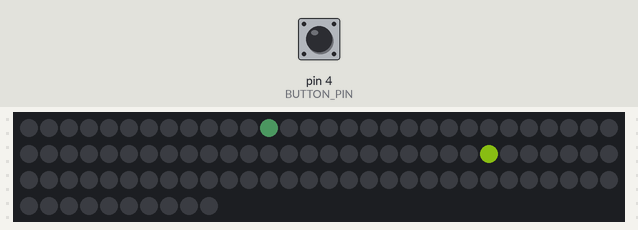
A sketch run on a simulated Arduino Uno, built with avr-gcc and run on an emulated ATmega328P. Parts: 100 RGB LEDs in strip order, left to right, continuing on the next row. Inputs (shaded band) come from the test bench; at power-on: pin 4 (BUTTON_PIN) HIGH. Dim RGB values are drawn brighter than linear; random numbers use the default seed unless the sketch sets one.

Above: at 1.2 s.
1.3 s: pin 4 (BUTTON_PIN) pulled LOW for 0.15 s
2.0 s: pin 4 (BUTTON_PIN) pulled LOW for 1 s
At 2.5 s:
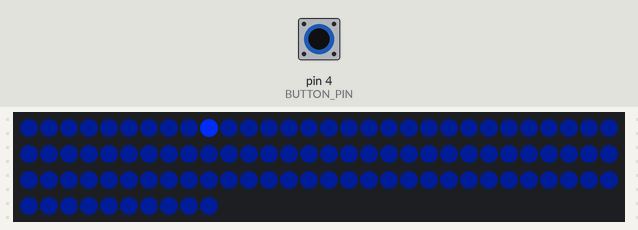
3.6 s: pin 4 (BUTTON_PIN) pulled LOW for 0.15 s
At 4.22 s:
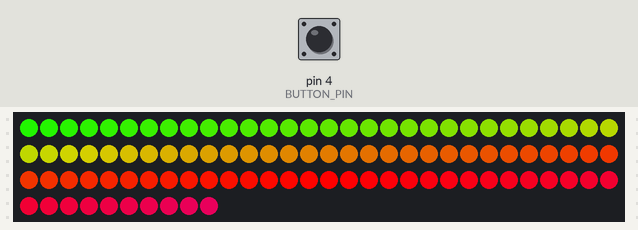
4.3 s: pin 4 (BUTTON_PIN) pulled LOW for 3.2 s
At 5.19 s:
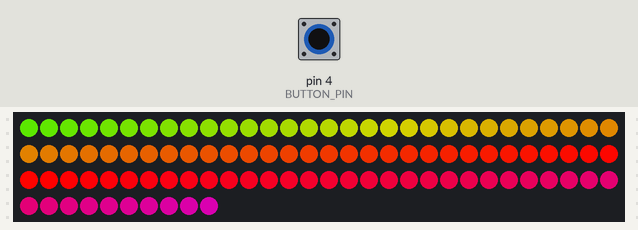
At 5.85 s:
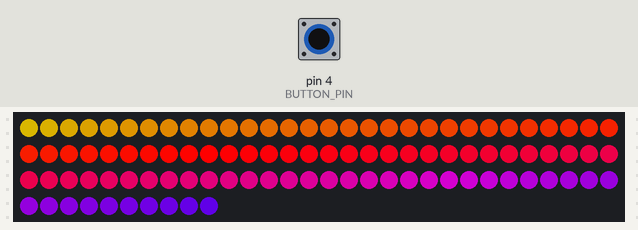

The sketch:

LED_Strip_FX-ATmega328P.ino
```cpp
// Cine Lights Standby FX
// This Arduino script is a cleanup of the original Cine lights
// effects script for standby modes on his project:
// Link to project
// Link to original code

// The original code was written in a combination of FastLed and Adafruit's
// Neopixel library. This implementation is exclusively Neopixel to cut down
// on the size of code being loaded into memory.

// Include the Adafruit NeoPixel Library
#include <Adafruit_NeoPixel.h>

// Define the Arduino pin that will send data to the strip.
#define PIN 6

// Specify the number of LEDs/Pixels we will be controlling.
#define NUM_LEDS 100

#define BUTTON_PIN 4

// Create an Adafruit Neopixel strip object as a global variable.
Adafruit_NeoPixel strip = Adafruit_NeoPixel(NUM_LEDS, PIN, NEO_GRB + NEO_KHZ800);


// Function prototype allowing optional parameters
uint32_t Wheel(byte WheelPos, float opacity = 1);
void Twinkle (float fadeAmt = 0.96);
void Ripple(boolean addBackgroundColor = true);

// Twinkle function global vars
float redStates[NUM_LEDS];
float blueStates[NUM_LEDS];
float greenStates[NUM_LEDS];

//Ripple function Global vars
//background color
int color;
int center = 0;
int iterationNum = -1;

uint32_t currentBgColor = random(256);
uint32_t nextBgColor = currentBgColor;

int buttonPushCounter = 0;   // counter for the number of button presses
int buttonState = 0;         // current state of the button
int lastButtonState = 0;

void setup() {
     pinMode(BUTTON_PIN, INPUT);
     digitalWrite(BUTTON_PIN, HIGH);
    // Required function for Neopixel Library.
    strip.begin();

    // Set the strip brightness if required (may be overidden by some FX)
    //strip.setBrightness(20);

    // Initialize all pixels to 'off'
    strip.show();
}

void loop() {
  // read the pushbutton input pin:
  buttonState = digitalRead(BUTTON_PIN);
    // compare the buttonState to its previous state
  if (buttonState != lastButtonState) {
    if (buttonState == HIGH) {
      buttonPushCounter++;

      if(buttonPushCounter==5) {
      buttonPushCounter=1;}
    }
    else
    {
      // if the current state is LOW then the button
      // wend from on to off:
    }
  }
  // save the current state as the last state,
  //for next time through the loop
  lastButtonState = buttonState;


switch (buttonPushCounter){
  case 1:
     buttonPushCounter==1; {
      Twinkle();
     break;}

  case 2:
     buttonPushCounter==2; {
       Ripple();
      break;}

   case 3:
     buttonPushCounter==3; {
    Ripple(false); //
      break;}

    case 4:
     buttonPushCounter==4; {
    Rainbow(20); //
      break;}

}
}

/* These routines came from VUMeter on YouTube */

int wrap(int step) {
  if(step < 0) return NUM_LEDS + step;
  if(step > NUM_LEDS - 1) return step - NUM_LEDS;
  return step;
}

// Input a value 0 to 255 to get a color value.
// The colours are a transition r - g - b - back to r.
// Used by several routines below.
// Notes: The opacity parameter defaults to 1 unless explicitly passed in.
uint32_t Wheel(byte WheelPos, float opacity) {

  if(WheelPos < 85) {
    return strip.Color((WheelPos * 3) * opacity, (255 - WheelPos * 3) * opacity, 0);
  }
  else if(WheelPos < 170) {
    WheelPos -= 85;
    return strip.Color((255 - WheelPos * 3) * opacity, 0, (WheelPos * 3) * opacity);
  }
  else {
    WheelPos -= 170;
    return strip.Color(0, (WheelPos * 3) * opacity, (255 - WheelPos * 3) * opacity);
  }
}

// Twinkle
// Desc: Randomly displays pixels as flashes of light across the strip.
// Parameters:
//              - fadeAmt : The amount of fade each pixel should exhibit.
// Returns: void
// Notes: Selects color and position at random. Relies on several global vars.
//        The fadeAmt defaults to 0.96 unless explicitly passed in as a parameter.
void Twinkle (float fadeAmt) {

  if (random(25) == 1) {
      uint16_t randomLEDNumber = random(NUM_LEDS);
      if (redStates[randomLEDNumber] < 1 && greenStates[randomLEDNumber] < 1 && blueStates[randomLEDNumber] < 1) {
        redStates[randomLEDNumber] = random(256);
        greenStates[randomLEDNumber] = random(256);
        blueStates[randomLEDNumber] = random(256);
      }
    }

    for(uint16_t pixelPos = 0; pixelPos < NUM_LEDS; pixelPos++) {
      if (redStates[pixelPos] > 1 || greenStates[pixelPos] > 1 || blueStates[pixelPos] > 1) {
        strip.setPixelColor(pixelPos, redStates[pixelPos], greenStates[pixelPos], blueStates[pixelPos]);

        if (redStates[pixelPos] > 1) {
          redStates[pixelPos] = redStates[pixelPos] * fadeAmt;
        } else {
          redStates[pixelPos] = 0;
        }

        if (greenStates[pixelPos] > 1) {
          greenStates[pixelPos] = greenStates[pixelPos] * fadeAmt;
        } else {
          greenStates[pixelPos] = 0;
        }

        if (blueStates[pixelPos] > 1) {
          blueStates[pixelPos] = blueStates[pixelPos] * fadeAmt;
        } else {
          blueStates[pixelPos] = 0;
        }

      } else {
        strip.setPixelColor(pixelPos, 0, 0, 0);
      }
    }
    strip.show();
    delay(10);
}

void Ripple (boolean addBackgroundColor) {
    int maxSteps = 16;
    float fadeRate = 0.80;

    if (addBackgroundColor)     //We need to cater for background LED lighting
    {
        if (currentBgColor == nextBgColor)  //Check to see if they match. This is set at global var level.
        {
          nextBgColor = random(256);
        }
        else if (nextBgColor > currentBgColor)
        {
          currentBgColor++;
        } else
        {
          currentBgColor--;
        }

        for(uint16_t pixelPos = 0; pixelPos < NUM_LEDS; pixelPos++) {
          strip.setPixelColor(pixelPos, Wheel(currentBgColor, 0.1));
        }
    } else
    {
        for(uint16_t pixelPos = 0; pixelPos < NUM_LEDS; pixelPos++)
        {
            strip.setPixelColor(pixelPos, 0, 0, 0);
        }
    }

    if (iterationNum == -1) {
        center = random(NUM_LEDS);
        color = random(256);
        iterationNum = 0;
    }

  if (iterationNum == 0) {
    strip.setPixelColor(center, Wheel(color, 1));
    iterationNum ++;
  }
  else {
    if (iterationNum < maxSteps) {

      strip.setPixelColor(wrap(center + iterationNum), Wheel(color, pow(fadeRate, iterationNum)));
      strip.setPixelColor(wrap(center - iterationNum), Wheel(color, pow(fadeRate, iterationNum)));
      if (iterationNum > 3) {
        strip.setPixelColor(wrap(center + iterationNum - 3), Wheel(color, pow(fadeRate, iterationNum - 2)));
        strip.setPixelColor(wrap(center - iterationNum + 3), Wheel(color, pow(fadeRate, iterationNum - 2)));
      }
      iterationNum ++;
    }
    else {
      iterationNum = -1;
    }
  }

  strip.show();
  delay(50);
}

void Rainbow(uint8_t wait) {
  uint16_t pixelPos, colorValue;

  for(colorValue=0; colorValue<256; colorValue++) {
    for(pixelPos=0; pixelPos < strip.numPixels(); pixelPos++) {
      strip.setPixelColor(pixelPos, Wheel((pixelPos + colorValue) & 255));
    }
    strip.show();
    if (digitalRead(BUTTON_PIN) != lastButtonState)  // <------------- add this
       return;         // <------------ and this
    delay(wait);
  }
}
```
